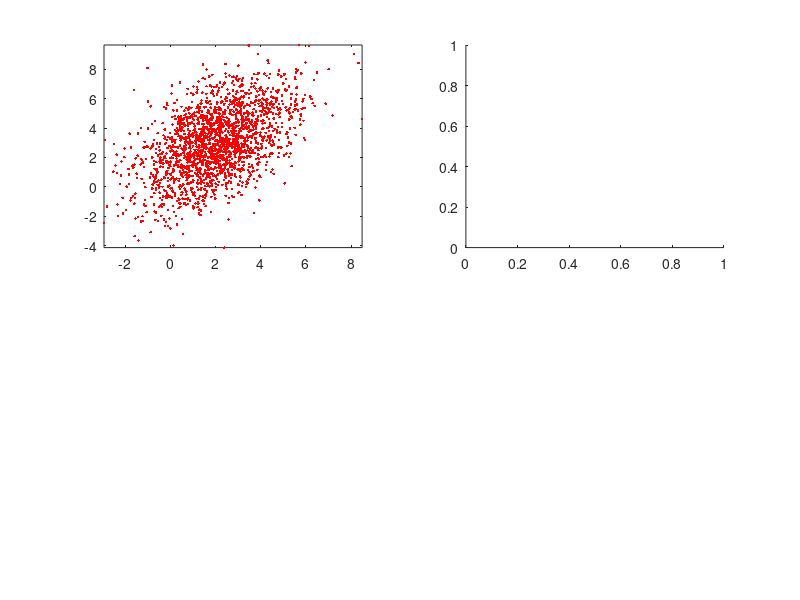

Write the MATLAB code that produced this figure. (Note: this script raises an error after producing the figure.)
% ---------------------------
% Simulation of a Gibbs sampling
% written by Richard Xu
% March 2013
% yida.xu@uts.edu.au
% --------------------------
% clear;
% m = 4; k=3; n = 5; A = randn(m,k); B = randn(k,n); % values
% a1 = A * B; % method 1
% display(a1);
% 
% a2 = zeros(m,n);
% for i=1:k;  % method 2
%     a2 = a2+ A(:,i) * B(i,:);  
% end;
% display(a2);
% 
% return;


clc;
clf;
clear;

mu = [2 3];
Sigma = [ 3  2; 2 5];


figure(1);

N = 2000;

init_sample = [ 1 1];

directX = mvnrnd(mu,Sigma,N);

minX = min(directX(:,1));
minY = min(directX(:,2));
maxX = max(directX(:,1));
maxY = max(directX(:,2));

figure(1);

subplot(2,2,1);
plot(directX(:,1),directX(:,2),'.','color',[1 0 0]);
axis([minX maxX minY maxY]);

subplot(2,2,2);
autocorr(mvnpdf(directX,mu,Sigma));



HIDE_GIBBS_STEP = false;

if HIDE_GIBBS_STEP == true

    X = zeros(N,2);
    X(1,:) = init_sample;

    for i = 2:N

        mu_1    = mu(1) + Sigma(1,2)/Sigma(2,2)*( X(i-1,2) - mu(2));
        Sigma_1 = Sigma(1,1) - Sigma(1,2)/Sigma(2,2)*Sigma(2,1);

        X(i,1) = randn * sqrt(Sigma_1) + mu_1;

        mu_2 = mu(2) + Sigma(2,1)/Sigma(1,1)*(X(i,1) - mu(1));
        Sigma_2 = Sigma(2,2) - Sigma(2,1)/Sigma(1,1)*Sigma(1,2);

        X(i,2) = randn * sqrt(Sigma_2) + mu_2;
        

    end

    subplot(2,2,3);
    plot(X(:,1),X(:,2),'.');
    axis([minX maxX minY maxY]);
    %---------------------------------------

else
    
    
    subplot(2,2,3);
    
    
    
    X = zeros(N,2);
    X(1,:) = [1 1];

    for i = 2:N

        mu_1    = mu(1) + Sigma(1,2)/Sigma(2,2)*( X(i-1,2) - mu(2));
        Sigma_1 = Sigma(1,1) - Sigma(1,2)/Sigma(2,2)*Sigma(2,1);

        X(i,1) = randn * sqrt(Sigma_1) + mu_1;
        
        plot( [X(i-1,1) X(i,1)], [X(i-1,2) X(i-1,2)],'LineWidth',1);
        axis([minX maxX minY maxY]);
        hold on;

        waitforbuttonpress;
        %waitfor(100);
        mu_2 = mu(2) + Sigma(2,1)/Sigma(1,1)*(X(i,1) - mu(1));
        Sigma_2 = Sigma(2,2) - Sigma(2,1)/Sigma(1,1)*Sigma(1,2);

        X(i,2) = randn * sqrt(Sigma_2) + mu_2;      
        plot( [X(i,1) X(i,1)], [X(i-1,2) X(i,2)],'LineWidth',1);
        axis([minX maxX minY maxY]);

        hold on;

        waitforbuttonpress;
        %waitfor(100);
    end


    plot(X(:,1),X(:,2),'.');

end

subplot(2,2,4);
autocorr(mvnpdf(X,mu,Sigma));

